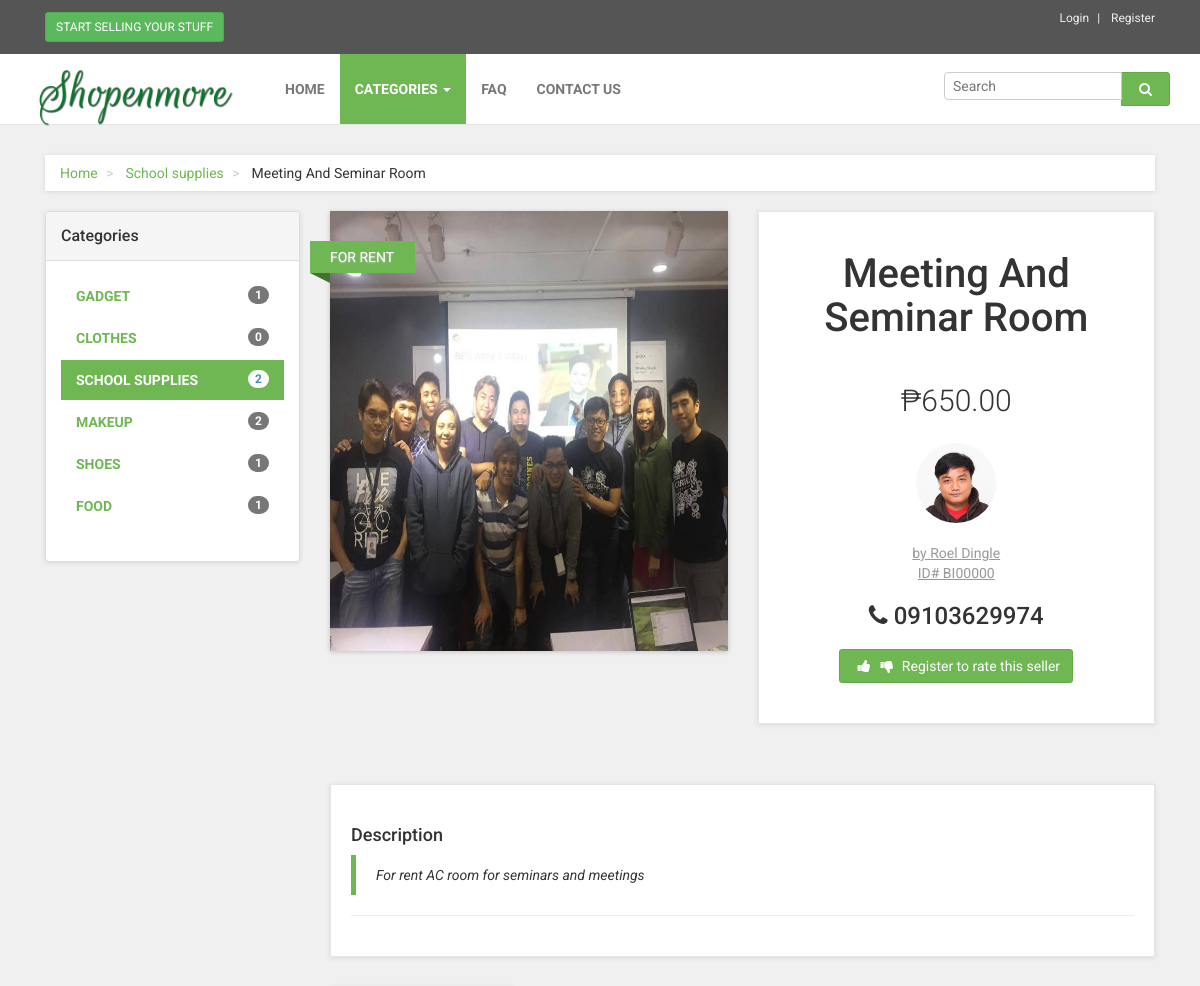
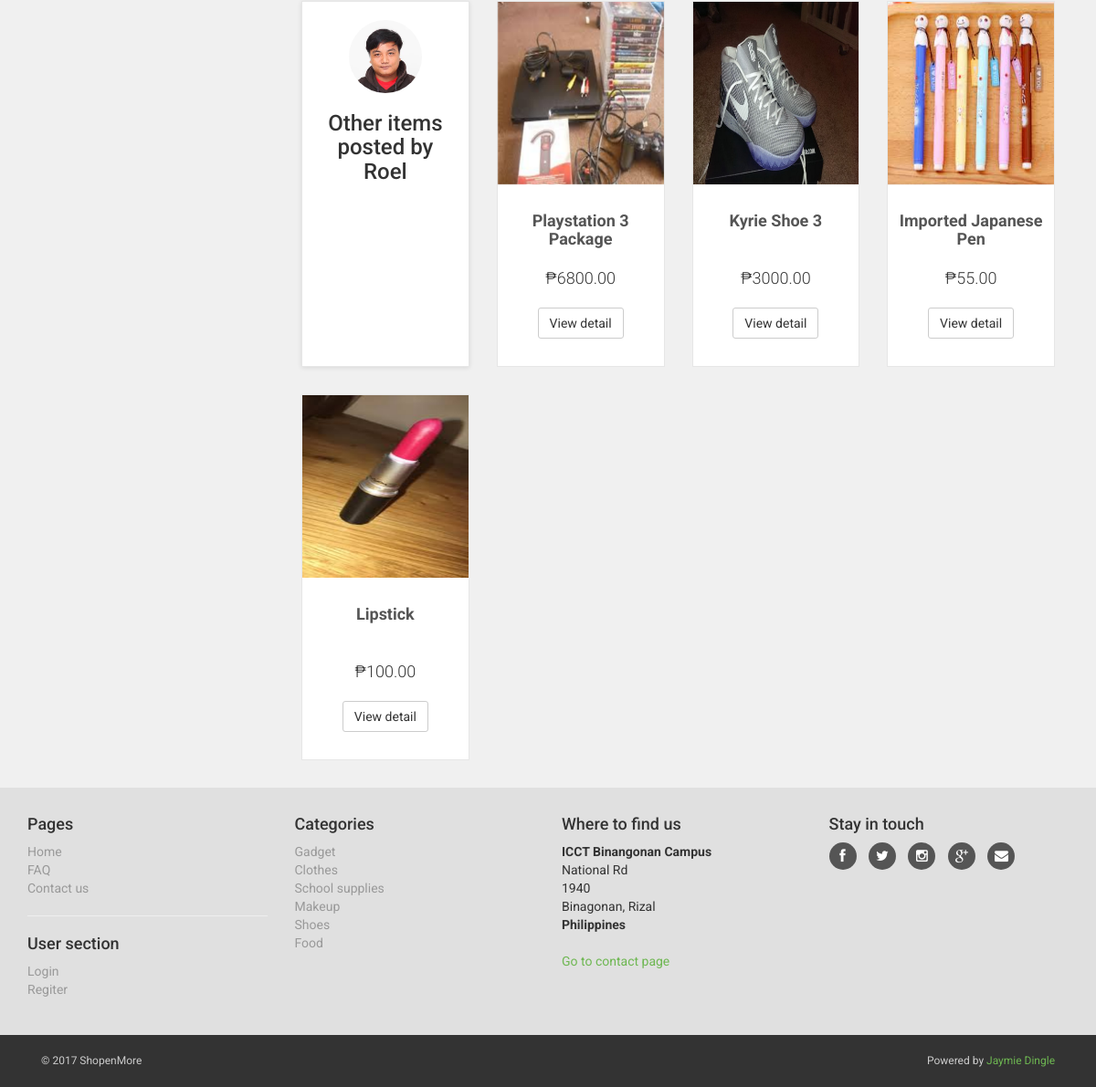
The page /detail.php?id=35 on the database as committed earlier (2 pictures, top to bottom).
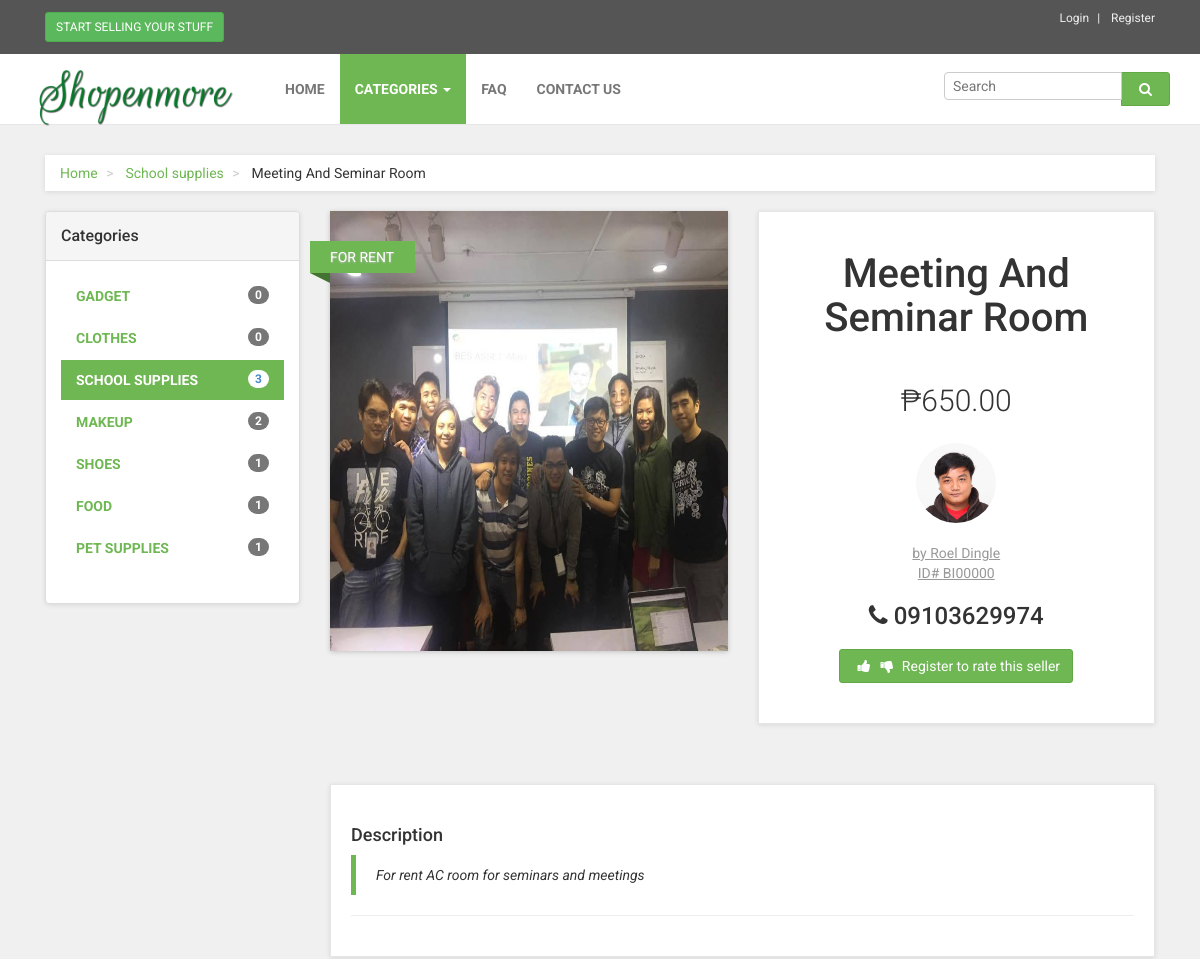
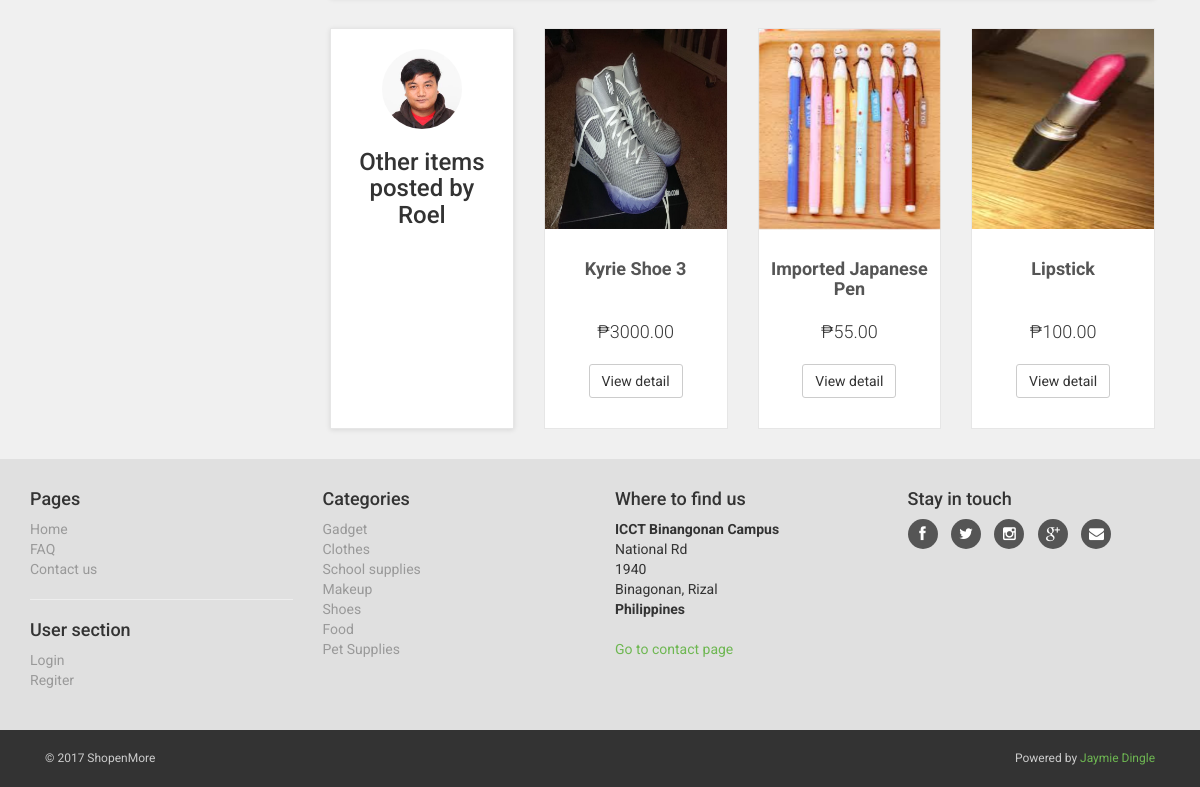
The same page on the database as committed later (2 pictures, top to bottom).
### tables this page shows
CREATE TABLE `tb_items` (
  `id` int(11) NOT NULL,
  `user_id` int(11) NOT NULL,
  `item_category_id` int(11) NOT NULL,
  `name` varchar(100) NOT NULL,
  `price` double NOT NULL,
  `description` text NOT NULL,
  `date_posted` timestamp NOT NULL DEFAULT CURRENT_TIMESTAMP,
  `item_status_id` int(1) NOT NULL DEFAULT '0',
  `image_url` text NOT NULL,
  `is_active` tinyint(1) NOT NULL DEFAULT '1'
);

CREATE TABLE `tb_item_category` (
  `id` int(11) NOT NULL,
  `name` varchar(100) NOT NULL,
  `theme` text NOT NULL,
  `image_url` text NOT NULL,
  `is_active` tinyint(1) NOT NULL DEFAULT '1'
);

CREATE TABLE `tb_item_status` (
  `id` int(11) NOT NULL,
  `name` varchar(50) NOT NULL,
  `theme` text NOT NULL
);

CREATE TABLE `tb_users` (
  `id` int(11) NOT NULL,
  `user_role_id` int(11) NOT NULL,
  `student_id` varchar(12) NOT NULL,
  `email` varchar(100) NOT NULL,
  `password` varchar(100) NOT NULL,
  `fname` varchar(50) NOT NULL,
  `lname` varchar(50) NOT NULL,
  `contact` varchar(50) NOT NULL,
  `image_url` text NOT NULL,
  `is_active` tinyint(1) NOT NULL DEFAULT '0',
  `date_reg` timestamp NOT NULL DEFAULT CURRENT_TIMESTAMP
);

CREATE TABLE `tb_site_info` (
  `id` int(11) NOT NULL,
  `title` varchar(50) NOT NULL,
  `tagline` text NOT NULL
);

### detail.php (the view, shortened to what the rows shown need)
<?php include('includes/header.php'); ?>
<?php
$get_item_id = isset($_GET['id']) ?  $_GET['id'] : false;
$item = DB::queryFullColumns("SELECT * FROM tb_items
           LEFT JOIN tb_users
           ON tb_items.user_id = tb_users.id
           LEFT JOIN tb_item_category
           ON tb_items.item_category_id = tb_item_category.id
           LEFT JOIN tb_item_status
           ON tb_items.item_status_id = tb_item_status.id
           WHERE
           tb_items.is_active = 1
           AND
           tb_items.id = %i ", $get_item_id );
  $item = $item[0];
  $item_by_owner = DB::query("SELECT * FROM tb_items
           WHERE
           is_active = 1
           AND id != %i
           AND user_id = %i ",  $item['tb_items.id'], $item['tb_users.id']);
?>
    <div id="all">
        <div id="content">
            <div class="container">
                <div class="col-md-12">
                    <ul class="breadcrumb">
                        <li>
                            <a href="index.php">Home</a>
                        </li>
                        <li>
                            <a href="category.php?id=<?php echo $item['tb_item_category.id']; ?>"><?php echo $item['tb_item_category.name']; ?></a>
                        </li>
                        <li>
                            <?php echo ucwords($item['tb_items.name']); ?>
                        </li>
                    </ul>
                </div>
                <?php include('includes/sidemenu.php'); ?>
                <div class="col-md-9">
                    <div class="row" id="productMain">
                        <div class="col-sm-6">
                            <div id="mainImage">
                                <img src="admin/uploads/items/<?php echo $item['tb_items.image_url'];?>" alt="" style="width:100%;height:440px" class="img-responsive">
                            </div>
                            <div class="ribbon sale">
                                <div class="theribbon"><?php echo strtoupper($item['tb_item_status.name']);?></div>
                            </div>
                        </div>
                        <div class="col-sm-6">
                            <div class="box">
                                <h1 class="text-center"><?php echo ucwords($item['tb_items.name']); ?></h1>
                                <p class="price">&#8369;<?php echo $item['tb_items.price']; ?>.00</p>
                                <p class="goToDescription">
                                    <a href="#details" class="scroll-to">
                                        <img style="height:80px;width:80px;border-radius:50%" src="admin/uploads/users/<?php echo $item['tb_users.image_url'];?>">
                                        <br><br>
                                         by <?php echo $item['tb_users.fname'];?> <?php echo $item['tb_users.lname'];?> <br >ID# <?php echo $item['tb_users.student_id'];?>
                                    </a>
                                </p>
                                <p class="text-center buttons">
                                    <h3 style="text-align:center"><i class="fa fa-phone"></i> <?php echo $item['tb_users.contact']; ?></h3>
                                    <?php if(isset($_SESSION['userdata'])){ ?>
                                        <?php if($_SESSION['userdata']['id'] != $item['tb_users.id']){ ?>
                                        <p style="text-align:center;margin:10px 0">
                                            Rate the seller &nbsp;
                                            <div class="rate-container">
                                                <?php
                                                    $positive_rate = DB::query("SELECT * FROM tb_rating WHERE rate = 1 AND user_id = %i", $item['tb_users.id']);
                                                    $positive_rate_count = DB::count();
                                                    $negative_rate = DB::query("SELECT * FROM tb_rating WHERE rate = 0 AND user_id = %i", $item['tb_users.id']);
                                                    $negative_rate_count = DB::count();
                                                    $login_user_rated = DB::query("SELECT * FROM tb_rating WHERE voter_id = %i AND user_id = %i", $_SESSION['userdata']['id'], $item['tb_users.id']);
                                                ?>
                                                <form id="rateform" name="rateform" action="rating.php" method="GET">
                                                    <input type="hidden" name="user_id" value="<?php echo $item['tb_users.id']; ?>" />
                                                    <input type="hidden" name="voter_id" value="<?php echo $_SESSION['userdata']['id']; ?>" />
                                                    <div class="btn-group" data-toggle="buttons">
                                                      <label class="btn btn-lg btn-primary <?php echo (($login_user_rated) && $login_user_rated[0]['rate'] == 1) ? 'active' : ''; ?>">
                                                        <input type="radio" name="rate" autocomplete="off" value="1" ><i class="fa fa-thumbs-up" aria-hidden="true"> <?php echo $positive_rate_count;?></i>
                                                      </label>&nbsp;
                                                      <label class="btn btn-lg btn-danger <?php echo (($login_user_rated) && $login_user_rated[0]['rate'] == 0) ? 'active' : ''; ?>">
                                                        <input type="radio" name="rate" autocomplete="off" value="0"><i class="fa fa-thumbs-down" aria-hidden="true"> <?php echo $negative_rate_count;?></i>
                                                      </label>
                                                    </div>
                                                </form>
                                            </div>
                                        </p>
                                        <?php } ?>
                                    <?php }else{ ?>
                                        <p style="text-align:center;margin:10px 0">
                                        <a href="register.php" onclick="window.open('register.php', 'newwindow', 'width=1200,height=650'); return false;" class="btn btn-primary">
                                        </a>
                                        </p>
                                    <?php } ?>
                                </p>
                            </div>
                        </div>
                    </div>
                    <div class="box" id="details">
                        <p>
                            <blockquote>
                                <p>
                                    <em><?php echo $item['tb_items.description']; ?></em>
                                </p>
                            </blockquote>
                    </div>
                    <div class="row same-height-row">
                        <div class="col-md-3 col-sm-6">
                            <div class="box same-height" style="text-align:center">
                                 <img style="height:80px;width:80px;border-radius:50%" src="admin/uploads/users/<?php echo $item['tb_users.image_url'];?>">
                                <br>
                                <h3>Other items posted by <?php echo ucwords($item['tb_users.fname']); ?></h3>
                            </div>
                        </div>
                        <?php foreach($item_by_owner as $key=>$item_by){ ?>
                        <div class="col-md-3 col-sm-6">
                            <div class="product same-height" >
                                <div class="flip-container">
                                      <div class="flipper">
                                        <div class="front">
                                            <a href="detail.php?id=<?php echo $item_by['id']; ?>">
                                                <img src="admin/uploads/items/<?php echo $item_by['image_url']; ?>" alt="" style="width:100%;height:200px" class="img-responsive">
                                            </a>
                                        </div>
                                        <div class="back">
                                            <a href="detail.php?id=<?php echo $item_by['id']; ?>">
                                            </a>
                                        </div>
                                    </div>
                                </div>
                                <div class="text">
                                    <h3><a href="detail.html"><?php echo ucwords($item_by['name']); ?></a></h3>
                                    <p class="price">&#8369;<?php echo $item_by['price']; ?>.00</p>
                                    <p class="buttons">
                                        <a href="detail.php?id=<?php echo $item_by['id']; ?>" class="btn btn-default">View detail</a>
                                    </p>
                                </div>
                            </div>
                        </div>
                        <?php } ?>
                    </div>
                </div>
            </div>
        </div>
      <?php include('includes/footer.php'); ?>

### includes/sidemenu.php (shortened to what the rows shown need)
 <div class="col-md-3">
    <div class="panel panel-default sidebar-menu">
        <div class="panel-body">
            <ul class="nav nav-pills nav-stacked category-menu">
                 <?php foreach($item_categories as $key=>$cat){ ?>
                 <?php
                    $counter = DB::count();
                 ?>
                <li class="category_<?php echo $cat['id']; ?>">
                    <a href="category.php?id=<?php echo $cat['id']; ?>"> <span class="badge pull-right"><?php echo $counter; ?></span> <?php echo $cat['name']; ?> </a>
                </li>
                <?php } ?>
            </ul>
        </div>
    </div>
</div>

### includes/footer.php (shortened to what the rows shown need)
        <div id="footer" data-animate="fadeInUp">
            <div class="container">
                <div class="row">
                    <div class="col-md-3 col-sm-6">
                        <ul>
                            <?php foreach($item_categories as $key=>$category){ ?>
                            <li><a href="category.php?id=<?php echo $category['id']; ?>"><?php echo $category['name']; ?></a>
                            </li>
                            <?php } ?>
                        </ul>
                    </div>
                </div>
            </div>
        </div>
        <div id="copyright">
            <div class="container">
                <div class="col-md-6">
                    <p class="pull-left">© <?php echo date('Y'); ?> <?php echo $site_data['title']; ?></p>
                </div>
            </div>
        </div>
    </div>
</body>
</html>

Rows that differ between the two databases and show on the page:
removed tb_items: image_url (picture), name "Playstation 3 Package", price "6800"
computed for tb_item_category "GADGET": counter "1" → "0"
computed for tb_item_category "SCHOOL SUPPLIES": counter "2" → "3"
added tb_item_category: counter "1", name "PET SUPPLIES", name "Pet Supplies"
